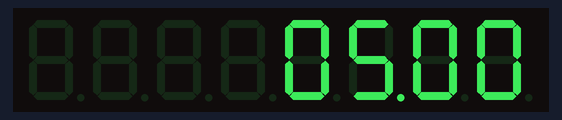
The sketch below on a simulated Arduino Uno, built with avr-gcc and run on an emulated ATmega328P. Parts: 8-digit seven-segment display.

Above: at 0.1 s.
At 4.1 s:
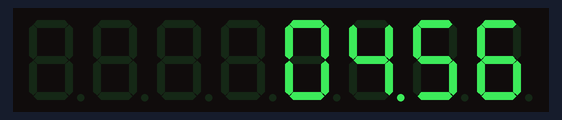
At 9.1 s:
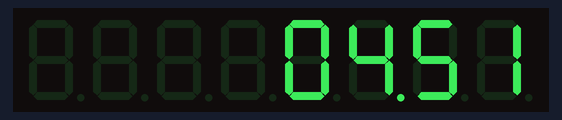
At 19.1 s:
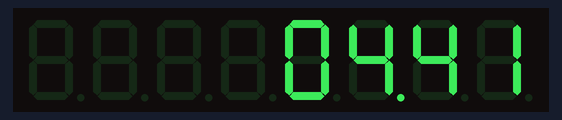
At 28.1 s:
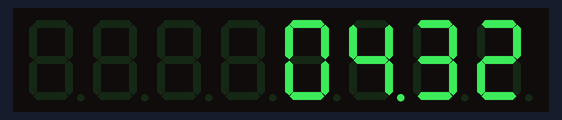
At 39.1 s:
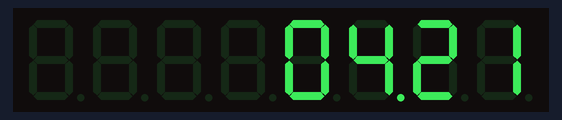

Measured:
- what the display in image 2 shows lasts 1.0 s, from 9.0 s to 10.0 s

The sketch:

sketch_aug11a.ino
```cpp
#include "LedControl.h"

int sec = 300;
unsigned long t = 0, last_t = 0;


/*
  Now we need a LedControl to work with.
 ***** These pin numbers will probably not work with your hardware *****
  pin 12 is connected to the DataIn
  pin 13 is connected to the CLK
  pin 10 is connected to LOAD
  We have only a single MAX72XX.
*/
LedControl lc = LedControl(12, 13, 10, 1);

/* we always wait a bit between updates of the display */
unsigned long delaytime = 250;

void setup() {
  Serial.begin(9600);

  lc.shutdown(0, false);
  /* Set the brightness to a medium values */
  lc.setIntensity(0, 8);
  /* and clear the display */
  lc.clearDisplay(0);


  lc.setChar(0, 0, '0', false);
  lc.setChar(0, 1, '0', false);
  lc.setChar(0, 2, '5', true);
  lc.setChar(0, 3, '0', false);
}


void writeArduinoOn7Segment() {
  lc.setChar(0, 0, 'a', false);
  delay(delaytime);
  lc.setRow(0, 0, 0x05);
  delay(delaytime);
  lc.setChar(0, 0, 'd', false);
  delay(delaytime);
  lc.setRow(0, 0, 0x1c);
  delay(delaytime);
  lc.setRow(0, 0, B00010000);
  delay(delaytime);
  lc.setRow(0, 0, 0x15);
  delay(delaytime);
  lc.setRow(0, 0, 0x1D);
  delay(delaytime);
  lc.clearDisplay(0);
  delay(delaytime);
}


void scrollDigits() {
  for (int i = 0; i < 13; i++) {
    lc.setDigit(0, 3, i, false);
    lc.setDigit(0, 2, i + 1, false);
    lc.setDigit(0, 1, i + 2, false);
    lc.setDigit(0, 0, i + 3, false);
    delay(delaytime);
  }
  lc.clearDisplay(0);
  delay(delaytime);
}

void loop() {
  //writeArduinoOn7Segment();
  //scrollDigits();
  String str;
  char x, b[2];
  t = millis();

  if (t - last_t >= 1000) {

    last_t = t;
    sec--;
    str = String(sec / 60);
    str.toCharArray(b, 2);
    lc.setChar(0, 2, b[0], true);


    str = String((sec % 60) / 10);
    str.toCharArray(b, 2);
    lc.setChar(0, 1, b[0], false);
    str = String((sec % 60) % 10);
    str.toCharArray(b, 2);
    lc.setChar(0, 0, b[0], false);

  }


}
```
